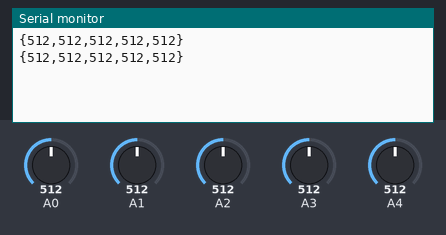
The sketch below on a simulated Arduino Uno, built with avr-gcc and run on an emulated ATmega328P. Shown: the last lines printed to the serial monitor. Inputs (shaded band) come from the test bench; at power-on: A0 = 512, A1 = 512, A2 = 512, A3 = 512, A4 = 512.

Above: at 2.0 s.
2.1 s: A0 set to 716
At 2.9 s:
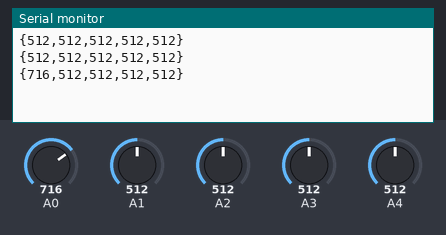
3.8 s: A1 set to 716
At 3.8 s:
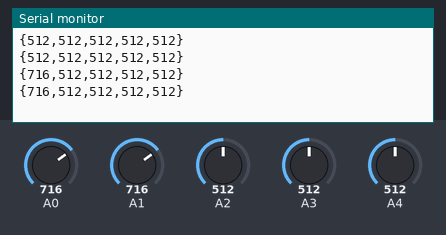
5.5 s: A2 set to 716
At 6.9 s:
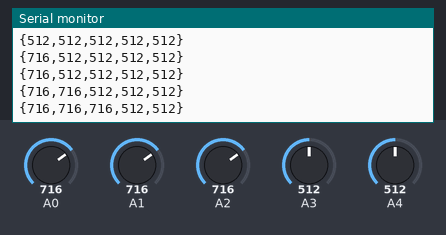
7.2 s: A3 set to 716
At 8.0 s:
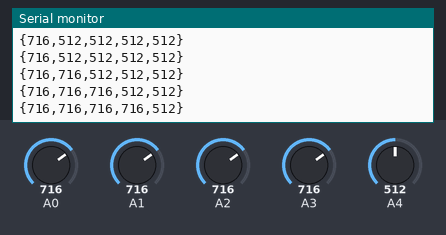
8.9 s: A4 set to 716
At 10.4 s:
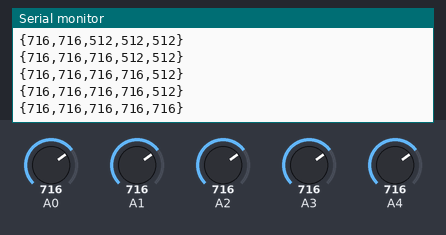
10.6 s: A0 set to 992
At 12.0 s:
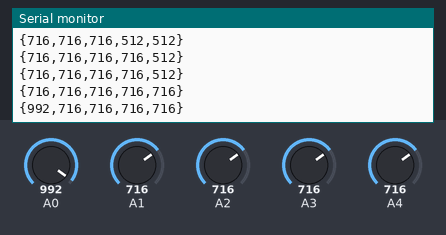
Timing chart, 0 to 13.3 s (numbered marks = the images above; inputs shaded):
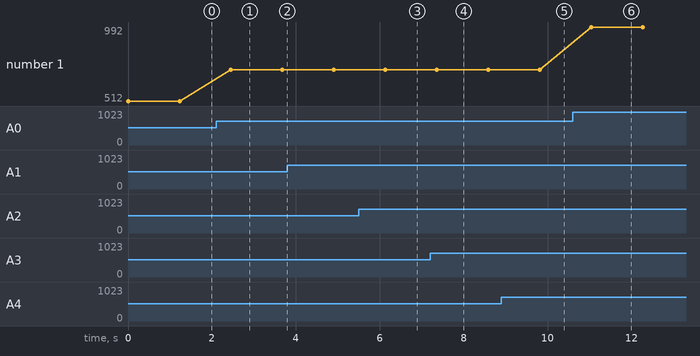

The sketch:

GestureControlledBluetoothArmTx.ino
```cpp
#include <SoftwareSerial.h>
SoftwareSerial mySerial(7, 8); // RX, TX


void setup()
{
  mySerial.begin(9600);
  Serial.begin(9600);
}

void loop()
{
  int sensorValue0 = analogRead(A0);
  int sensorValue1 = analogRead(A1);
  int sensorValue2 = analogRead(A2);
  int sensorValue3 = analogRead(A3);
  int sensorValue4 = analogRead(A4);

  int a = map(sensorValue0, 220, 600, 0, 180);
  int b = map(sensorValue1, 220, 600, 0, 180);
  int c = map(sensorValue2, 220, 600, 0, 180);
  int d = map(sensorValue3, 220, 600, 0, 180);
  int e = map(sensorValue4, 220, 600, 0, 180);

  Serial.print("{");
  Serial.print(sensorValue0); Serial.print(",");
  Serial.print(sensorValue1); Serial.print(",");
  Serial.print(sensorValue2); Serial.print(",");
  Serial.print(sensorValue3); Serial.print(",");
  Serial.print(sensorValue4);
  Serial.println("}");

  mySerial.print("{");
  mySerial.print(a); mySerial.print(",");
  mySerial.print(b); mySerial.print(",");
  mySerial.print(c); mySerial.print(",");
  mySerial.print(d); mySerial.print(",");
  mySerial.print(e);
  mySerial.println("}");

  delay(1200);
}
```

Measured:
- after the input at 2.1 s, the serial monitor: prints a new line after 0.35 s (image 1)
- after the input at 5.5 s, the serial monitor: prints a new line after 0.63 s (image 3)
- after the input at 7.2 s, the serial monitor: prints a new line after 0.16 s (image 4)
- after the input at 8.9 s, the serial monitor: prints a new line after 0.91 s (image 5)
- after the input at 10.6 s, the serial monitor: prints a new line after 0.44 s (image 6)
- plotted number 1: 512 → 716 after the input at 2.1 s, 716 → 992 after the input at 10.6 s
